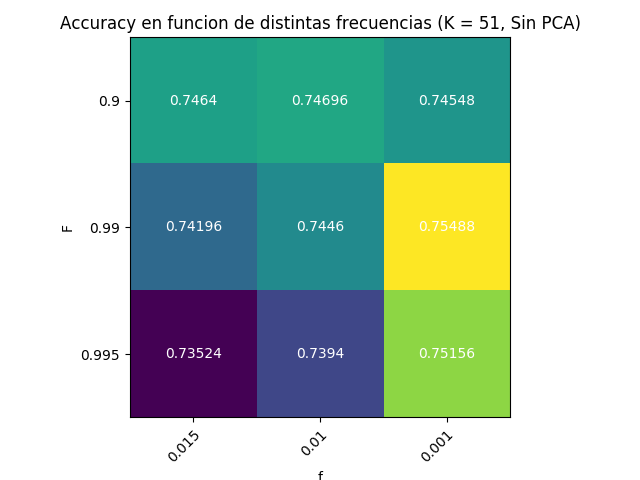

The Python source for this figure:
import matplotlib.pyplot as plt
import numpy as np

results = [
  {'k':51, 'f': 0.001, 'F': 0.9, 'accuracy': 0.74548},
  {'k':51, 'f': 0.001, 'F': 0.99, 'accuracy': 0.75488},
  {'k':51, 'f': 0.001, 'F': 0.995, 'accuracy': 0.75156},
  {'k':51, 'f': 0.01, 'F': 0.9, 'accuracy': 0.74696},
  {'k':51, 'f': 0.01, 'F': 0.99, 'accuracy': 0.7446},
  {'k':51, 'f': 0.01, 'F': 0.995, 'accuracy': 0.7394},
  {'k':51, 'f': 0.015, 'F': 0.9, 'accuracy': 0.7464},
  {'k':51, 'f': 0.015, 'F': 0.99, 'accuracy': 0.74196},
  {'k':51, 'f': 0.015, 'F': 0.995, 'accuracy': 0.73524}
]

# K = 51
f = list(set([x['f'] for x in results]))
F = list(set([x['F'] for x in results]))
l = []
for i in F:
    y = []
    for j in f:
      y.append([e['accuracy'] for e in results if e['f'] == j and e['F'] == i][0])
    l.append(y)

accuracy = np.array(l)

fig, ax = plt.subplots()
im = ax.imshow(accuracy)

ax.set_xticks(np.arange(len(f)))
ax.set_yticks(np.arange(len(F)))

ax.set_xticklabels(f)
ax.set_yticklabels(F)

plt.setp(ax.get_xticklabels(), rotation=45, ha="right",
         rotation_mode="anchor")

for i in range(len(F)):
    for j in range(len(f)):
        text = ax.text(j, i, accuracy[i, j],
                       ha="center", va="center", color="w")

ax.set_title("Accuracy en funcion de distintas frecuencias (K = 51, Sin PCA)")
fig.tight_layout()
plt.ylabel('F')
plt.xlabel('f')
plt.savefig('graph_freq_accuracy51.png')
